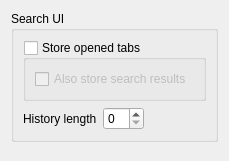
          <widget class="QWidget" name="searchPageScrollAreaWidgetContents">
           <property name="geometry">
            <rect>
             <x>0</x>
             <y>0</y>
             <width>229</width>
             <height>161</height>
            </rect>
           </property>
           <layout class="QVBoxLayout" name="searchPageScrollAreaWidgetContentsLayout">
            <item>
             <widget class="QGroupBox" name="groupSearchUI">
              <property name="title">
               <string>Search UI</string>
              </property>
              <layout class="QVBoxLayout" name="groupSearchUILayout">
               <item>
                <widget class="QGroupBox" name="groupStoreOpenedTabs">
                 <property name="title">
                  <string>Store opened tabs</string>
                 </property>
                 <property name="checkable">
                  <bool>true</bool>
                 </property>
                 <property name="checked">
                  <bool>false</bool>
                 </property>
                 <layout class="QVBoxLayout" name="groupStoreOpenedTabsLayout">
                  <item>
                   <widget class="QCheckBox" name="checkStoreTabsSearchResults">
                    <property name="text">
                     <string>Also store search results</string>
                    </property>
                   </widget>
                  </item>
                 </layout>
                </widget>
               </item>
               <item>
                <layout class="QHBoxLayout" name="searchHistoryLayout">
                 <item>
                  <widget class="QLabel" name="searchHistoryLengthLabel">
                   <property name="text">
                    <string>History length</string>
                   </property>
                  </widget>
                 </item>
                 <item>
                  <widget class="QSpinBox" name="searchHistoryLengthSpinBox">
                   <property name="maximum">
                    <number>99</number>
                   </property>
                  </widget>
                 </item>
                 <item>
                  <spacer name="searchHistoryLengthSpacer">
                   <property name="orientation">
                    <enum>Qt::Orientation::Horizontal</enum>
                   </property>
                   <property name="sizeHint" stdset="0">
                    <size>
                     <width>40</width>
                     <height>20</height>
                    </size>
                   </property>
                  </spacer>
                 </item>
                </layout>
               </item>
              </layout>
             </widget>
            </item>
            <item>
             <spacer name="searchPageScrollAreaSpacer">
              <property name="orientation">
               <enum>Qt::Orientation::Vertical</enum>
              </property>
              <property name="sizeHint" stdset="0">
               <size>
                <width>20</width>
                <height>422</height>
               </size>
              </property>
             </spacer>
            </item>
           </layout>
          </widget>
